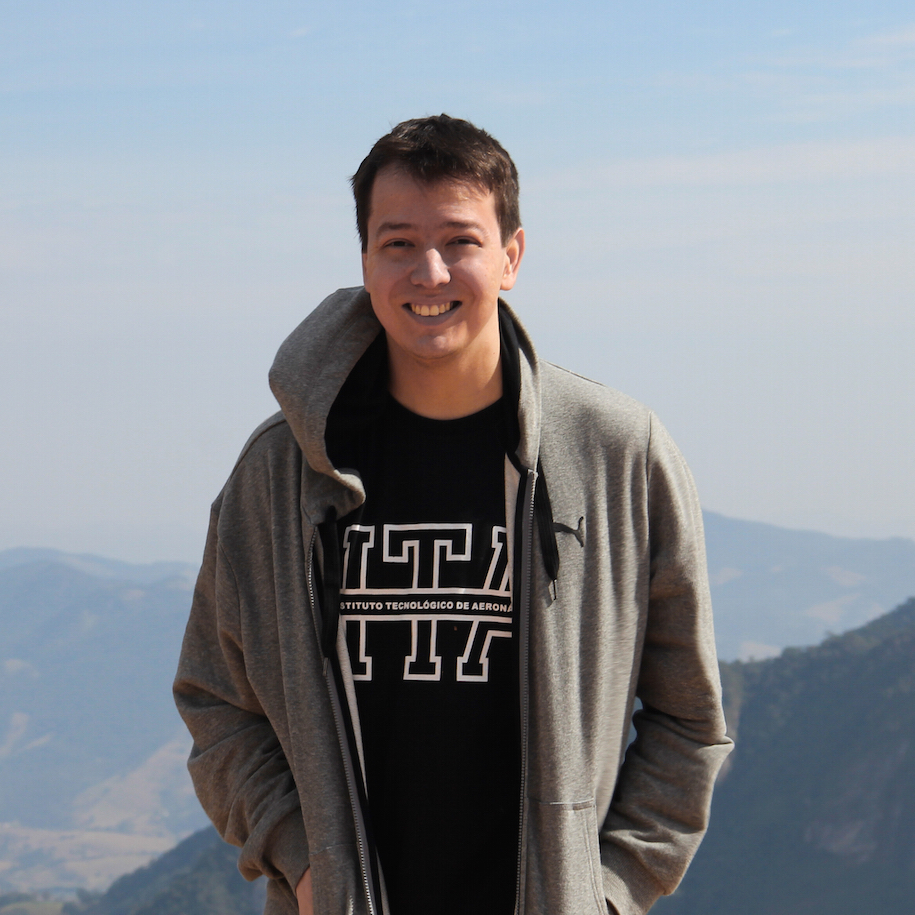
#> input picture _ i2Ai/CarlosMelo_VisaoComputacionalNaPratica/_Notebooks da Semana 1/carlos.jpg, 915 x 915 px
$ jupyter execute --allow-errors 'I2AI_0_Introdução_ao_OpenCV.ipynb'   (shell and % lines are left out)
#> lines starting #> are read from the running program, lines starting #| are printed output that depends on the picture
<h1 style="color:blue; text-align:center;">Aula 1: Introdução ao OpenCV</h1>

<hr>

Olá a todos, seja bem-vindo à aula 2 da nossa especialização em Visão Computacional. Hoje, vamos abordar alguns conceitos básicos e muito importantes para manipulação de imagens, utilizando a biblioteca OpenCV.

<h2 style="color:green; text-align:center;">1. Visão Geral da Aula</h2>

Os principais tópicos que vamos cobrir hoje incluem:

- Fundamentos de imagem no OpenCV
- Conceitos de pixel, cores e canais
- O sistema de coordenadas no OpenCV
- Acessando e manipulando pixels no OpenCV
- BGR vs RGB

Este *notebook*, somado aos *slides* teóricos das aulas, te darão um sólido entendimento de como as imagens são capturadas, processadas e armazenadas por uma câmera digital.

Além de saber como manipular essas imagens usando o OpenCV, você será capaz de ler e escrever imagens usando funções OpenCV, entenderá a diferença entre os formatos BGR e RGB, e será capaz de executar operações básicas e matemáticas em imagens.

<h2 style="color:green; text-align:center;">2. Introdução ao OpenCV</h2>

OpenCV é uma biblioteca de programação em C++ com capacidades em tempo real. Como é escrita em C/C++ otimizado, a biblioteca pode se beneficiar do processamento multi-core. Uma introdução teórica sobre a biblioteca OpenCV é realizada na próxima seção.

A biblioteca OpenCV é popular por várias razões, incluindo:

- É uma biblioteca de visão computacional de código aberto
- É uma biblioteca específica para processamento de imagens
- Possui mais de 2.500 algoritmos otimizados, incluindo algoritmos de visão computacional de última geração
- Suporte para aprendizado de máquina e aprendizado profundo
- Possui interfaces para C++, Python, Java e MATLAB
- A biblioteca suporta Windows, Linux, Android e macOS

<h3 style="color:green;">Módulos do OpenCV</h3>

O OpenCV é dividido em vários módulos. Cada módulo pode ser entendido, em geral, como sendo dedicado a um grupo de problemas de visão computacional. Os principais módulos são brevemente descritos aqui.

<center>

</center>

- `core`: *Funcionalidade principal*. Este módulo define estruturas de dados básicas e também funções básicas usadas por todos os outros módulos na biblioteca.
- `imgproc`: *Processamento de imagens*. Um módulo de processamento de imagens que inclui filtragem de imagens, transformações geométricas de imagens, conversão de espaço de cores e histogramas.
- `imgcodecs`: *Codecs de imagem*. Leitura e escrita de arquivos de imagem.
- `videoio`: *E/S de vídeo*. Uma interface para captura de vídeo e codecs de vídeo.
- `highgui`: *GUI de alto nível*. Uma interface para capacidades de interface do usuário. Ele fornece uma interface para fazer facilmente o seguinte:
    - Criar e manipular janelas que podem exibir/mostrar imagens
    - Adicionar barras de rastreamento às janelas, comandos de teclado e manipular eventos do mouse
- `video`: *Análise de vídeo*. Um módulo de análise de vídeo incluindo algoritmos de subtração de fundo, estimativa de movimento e rastreamento de objetos.
- `calib3d`: *Calibração de câmera e reconstrução 3D*. Este módulo cobre algoritmos básicos de geometria de múltiplas visões, algoritmos de correspondência estéreo, estimativa de pose de objetos, calibração de uma única câmera e estéreo, e também reconstrução 3D.
- `features2d`: *Framework de recursos 2D*. Este módulo inclui detectores de recursos, descritores e correspondentes de descritores.
- `objdetect`: *Detecção de objetos*. Detecção de objetos e instâncias de classes pré-definidas (por exemplo, rostos, olhos, pessoas e carros).
- `dnn`: *Módulo de rede neural profunda (DNN)*. Este módulo contém o seguinte:
    - API para criação de novas camadas
    - Conjunto de camadas úteis integradas
    - API para construir e modificar redes neurais a partir de camadas
    - Funcionalidade para carregar modelos de redes serializadas de diferentes frameworks de aprendizado profundo
- `ml`: *Aprendizado de máquina*. A Biblioteca de Aprendizado de Máquina (MLL) é um conjunto de classes e métodos que podem ser usados para fins de classificação, regressão e agrupamento.
- `flann`: *Agrupamento e pesquisa em espaços multidimensionais*. Fast Library for Approximate Nearest Neighbors (FLANN) é uma coleção de algoritmos que são altamente adequados para pesquisas rápidas de vizinhos mais próximos.
- `photo`: *Fotografia computacional*. Este módulo implementa um pipeline de junção que realiza a junção automática de imagens panorâmicas.
- `stitching`: *Junção de imagens*. Este módulo implementa um pipeline de junção que realiza a junção automática de imagens panorâmicas.
- `shape`: *Distância e correspondência de formas*. Este módulo pode ser usado para correspondência de formas, recuperação ou comparação.
- `superres`: *Super-resolução*. Este módulo contém um conjunto de classes e métodos que podem ser usados para aprimoramento de resolução.
- `videostab`: *Estabilização de vídeo*. Este módulo contém um conjunto de classes e métodos para estabilização de vídeo.
- `viz`: *Visualizador 3D*. Este módulo é usado para exibir widgets que fornecem vários métodos para interagir com cenas e widgets.

<h2 style="color:green; text-align:center;">3. Mão à Obra</h2>

Neste momento do notebook, importaremos as bibliotecas necessárias para nossa análise. As bibliotecas a serem importadas são:

- **cv2**: Usada para manipulação de imagem e vídeo.
- **matplotlib**: Usada para visualização de dados e imagens.
- **numpy**: Usada para computação científica e manipulação de arrays.

E finalmente, usamos `%matplotlib inline` para garantir que todos os gráficos e imagens sejam exibidos diretamente no notebook em vez de serem exibidos em uma nova janela, `matplotlib.rcParams['figure.figsize'] = (5.0, 5.0)` para configurar o tamanho padrão das figuras geradas pela biblioteca Matplotlib, e `matplotlib.rcParams['image.cmap'] = 'gray'` para configurar o mapa de cores padrão usado pela biblioteca Matplotlib para 'gray'.

<div class="alert alert-success">
Um mapa de cores é uma forma de mapear intensidades de dados para cores visuais, e o mapa `gray` é um mapa de cores em tons de cinza.
</div>

<h3 style="color:green;">Carregando Imagens com OpenCV</h3>

Vamos começar lendo uma imagem do disco usando a função `imread` do OpenCV. A sintaxe para isso em Python e C++ é a seguinte:

Esses comandos abaixo carregam a imagem especificada do disco para a memória. No caso do Python, a imagem é armazenada como um objeto NumPy multidimensional, enquanto no C++ ela é armazenada como um objeto `Mat`.

```python
# Python
img = cv2.imread("image.png", cv2.IMREAD_COLOR)
```

```c++
// C++
Mat img = imread("image.png", IMREAD_COLOR);
```

Aqui, o primeiro argumento é o nome da imagem que você deseja ler. O segundo argumento é um sinalizador opcional que poderia ser qualquer um dos seguintes métodos para a leitura de imagens:

- `cv2.IMREAD_COLOR`: Carrega uma imagem colorida. Qualquer transparência da imagem será ignorada. Este é o sinalizador padrão.
- `cv2.IMREAD_GRAYSCALE`: Carrega a imagem em modo de escala de cinza.
- `cv2.IMREAD_UNCHANGED`: Carrega a imagem como tal, incluindo o canal alfa.

A função `imread` retorna uma matriz multi-dimensional que contém os valores de intensidade de pixel da imagem. Para obter uma compreensão completa da função `imread` e suas diversas opções, você pode consultar a [documentação oficial do OpenCV](https://docs.opencv.org/4.7.0/d4/da8/group__imgcodecs.html#ga288b8b3da0892bd651fce07b3bbd3a56).

[cell 1]
# importar bibliotecas
import cv2
import matplotlib.pyplot as plt
import numpy as np
import matplotlib

matplotlib.rcParams['figure.figsize'] = (6.0, 6.0)
matplotlib.rcParams['image.cmap'] = 'gray'

<center>

</center>

[cell 2]
letra_c = cv2.imread("c_cinza.png", 0)
print(letra_c)
#| None

### Propriedades da Imagem

#> (a cell that did not finish here is left out)

<div class="alert alert-success">
No OpenCV, o tamanho é representado como uma tupla de $\text{largura } x \text{ altura}$ ou $\text{#colunas } x \text{ #linhas}$. Mas no NumPy, o método shape retorna o tamanho como uma tupla de $\text{altura } x \text{ largura}$.
</div>

### Manipulando Pixels

#> (a cell that did not finish here is left out)

#> (a cell that did not finish here is left out)

#> (a cell that did not finish here is left out)

#> (a cell that did not finish here is left out)

[cell 8]
# Criando uma nova figura para exibir as imagens
plt.figure(figsize=[5, 5])

# Exibindo a imagem original
# Lembre-se de que o OpenCV carrega imagens no formato BGR, então precisamos inverter os canais para exibir corretamente
plt.subplot(121)
#> (the rest of this cell did not finish here and is left out)

A biblioteca matplotlib do Python não respeita automaticamente a escala da imagem original quando plota uma região de interesse (ROI, Region of Interest). Para manter a escala original, é preciso especificar explicitamente o tamanho da imagem usando a função figsize quando você cria sua figura.

#> (a cell that did not finish here is left out)

### Dividindo e Mesclando Canais

[cell 10]
img = cv2.imread("carlos.jpg")
#> img is the input picture: shape (915, 915, 3); mean B, G, R 146.3, 139, 133.5

É importante entender o que estamos prestes a fazer. Vamos usar o método `plt.imshow(img)`. Este método é parte da biblioteca *matplotlib*, e é usado para plotar a imagem.

Vale ressaltar que o método `plt.imshow()` espera que a imagem seja no formato RGB, mas a biblioteca *OpenCV* carrega imagens no formato BGR. Portanto, se você estiver carregando sua imagem usando *OpenCV*, será necessário converter os canais de cores de BGR para RGB antes de plotar a imagem. No entanto, neste exemplo, estamos plotando a imagem sem fazer essa conversão.

[cell 11]
plt.imshow(img)

Novamente, vamos nos preparar para a próxima linha de código. Agora, utilizaremos `plt.imshow(img[...,::-1])`. O que estamos fazendo aqui é inverter a ordem dos canais de cores da imagem. Lembre-se que mencionamos anteriormente que *OpenCV* carrega as imagens no formato BGR, enquanto métodos como `plt.imshow()` esperam que a imagem esteja no formato RGB.

O trecho `[...,::-1]` é uma operação de fatiamento em Python que inverte a ordem dos canais. Em termos simples, estamos convertendo a imagem de BGR para RGB.

[cell 12]
plt.imshow(img[...,::-1])

No próximo trecho de código, estamos fazendo várias coisas:

1. Estamos dividindo a imagem em seus canais de cores separados com `b, g, r = cv2.split(img)`. Isso nos dá três imagens em escala de cinza, cada uma representando a quantidade de azul, verde e vermelho, respectivamente, em cada pixel da imagem.

2. Em seguida, usamos `plt.figure(figsize=[20,5])` para criar uma nova figura com um tamanho específico.

3. Com `plt.subplot()`, estamos criando vários subgráficos na mesma figura. Cada subplot exibirá uma das imagens de canal de cor que criamos anteriormente, bem como a imagem original invertida em RGB.

[cell 13]
# Dividindo a imagem em seus respectivos canais de cor.
b, g, r = cv2.split(img)
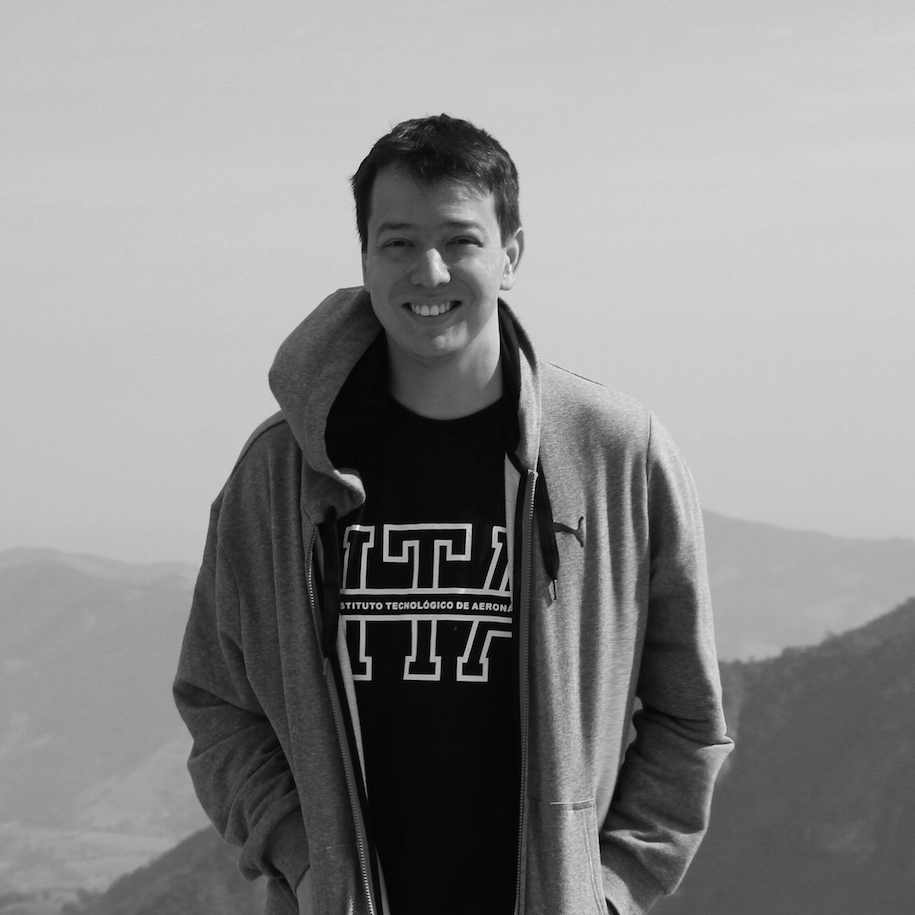
#> g: shape (915, 915); min 0, max 248, mean 139
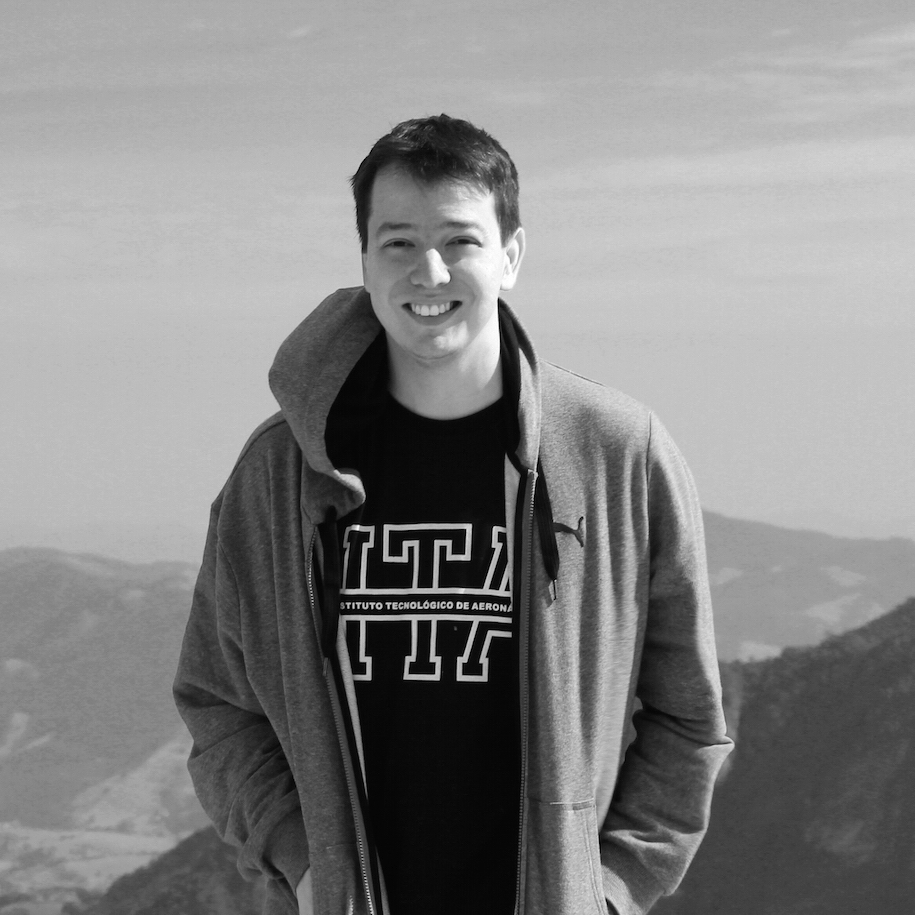
#> r: shape (915, 915); min 0, max 255, mean 133.5

# Criando uma nova figura com tamanho específico.
plt.figure(figsize=[20,5])

plt.subplot(141);plt.imshow(r);plt.title('Canal Vermelho')
plt.subplot(142);plt.imshow(g);plt.title('Canal Verde')
plt.subplot(143);plt.imshow(b);plt.title('Canal Azul')

# realizando o merge dos canais
img_merged = cv2.merge((b, g, r))

# plots com canais separados e imagem final composta
plt.subplot(144);plt.imshow(img_merged[...,::-1]);plt.title('Imagem RGB')

No exemplo anterior, carregamos uma imagem sem transparência. Como você viu, ao executar `img.shape` houve apenas 3 canais. Agora, vamos lidar com um tipo diferente de imagem **- uma imagem PNG que contém um canal alfa de transparência.** Quando carregamos essa imagem com `cv2.imread()`, passando `-1` como segundo argumento para garantir que todos os canais (incluindo o alfa) sejam carregados, notamos que a função `img.shape` retorna 4 canais.

Isso acontece porque as imagens PNG podem conter um quarto canal, o canal alfa. Este canal adiciona informações de transparência à imagem, permitindo que certos pixels da imagem sejam parcial ou totalmente transparentes.

Dessa forma, ao manipular ou visualizar este tipo de imagem, é importante levar em consideração este quarto canal. Veja como temos que fazer:

1. `ushuaia_bgr = ushuaia[:,:,0:3]` e `ushuaia_alpha = ushuaia[:,:,3]` separam a imagem original em seus canais de cor (BGR) e canal alfa. O canal alfa é uma camada de imagem que controla a transparência de cada pixel da imagem.

2. `blank_image = np.zeros(ushuaia_bgr.shape, dtype=np.uint8)` cria uma imagem totalmente preta com as mesmas dimensões da imagem original. Esta imagem será usada como base para aplicar a máscara alfa.

3. `ushuaia_bgr_masked = cv2.bitwise_and(ushuaia_bgr, ushuaia_bgr, mask=ushuaia_alpha)` aplica a máscara alfa à imagem BGR. A função `cv2.bitwise_and()` realiza uma operação AND bit a bit entre a imagem BGR e ela mesma, mas considerando apenas os pixels onde a máscara alfa é diferente de zero. Isso efetivamente "aplica" a transparência da máscara alfa à imagem BGR.

4. Finalmente, `plt.imshow(ushuaia_bgr_masked[:,:,::-1])` e `plt.imshow(ushuaia_alpha, cmap='gray')` exibem a imagem BGR com a máscara alfa aplicada e o canal alfa isolado, respectivamente. Note que `[...,::-1]` é usado para converter a imagem de BGR para RGB para exibição correta.

[cell 14]
import numpy as np

# carregar imagem com canal alpha
ushuaia = cv2.imread('ushuaia.png', -1)
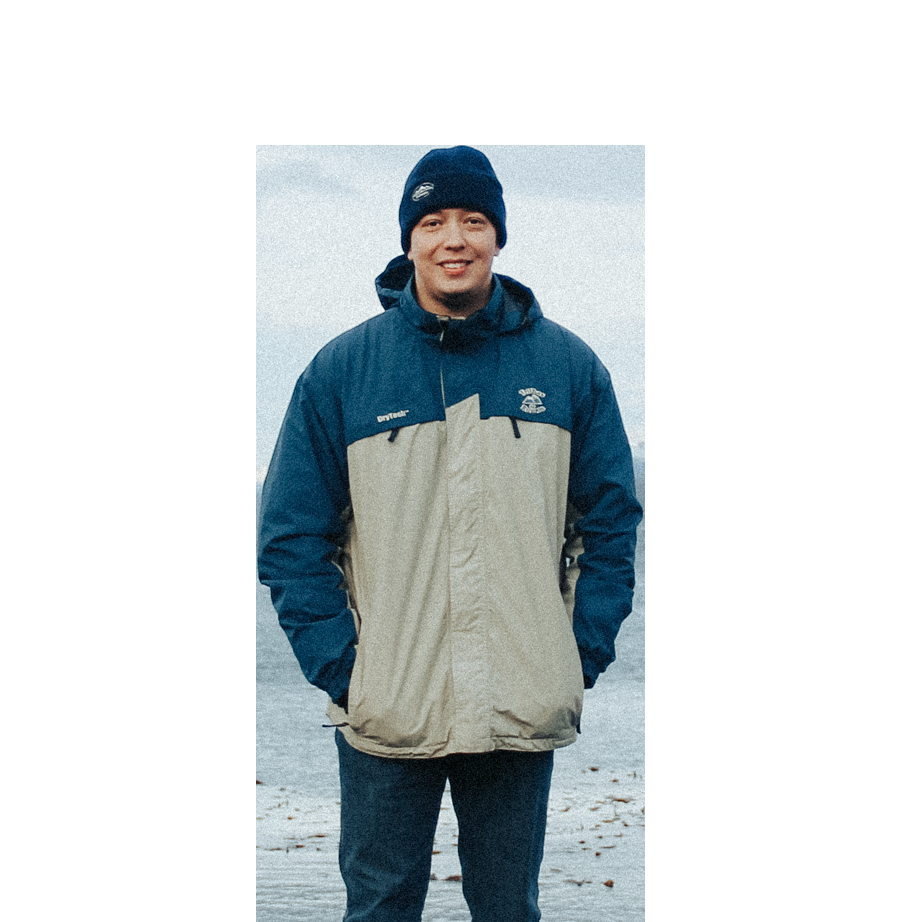
#> input picture _ i2Ai/CarlosMelo_VisaoComputacionalNaPratica/_Notebooks da Semana 1/ushuaia.png, 922 x 922 px
#> ushuaia is the input picture: shape (922, 922, 4); mean B, G, R, A 216.5, 214.6, 208.3, 56.7

# Sua imagem BGR e canal alfa
ushuaia_bgr = ushuaia[:,:,0:3]
ushuaia_alpha = ushuaia[:,:,3]
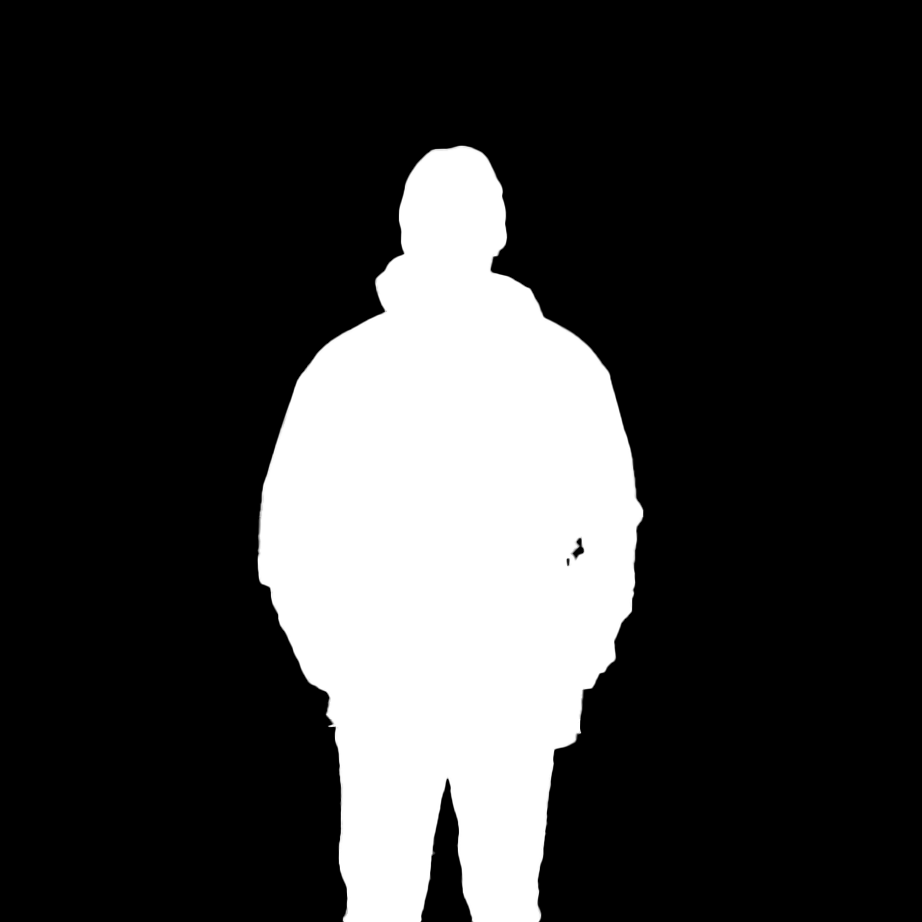
#> ushuaia_alpha: shape (922, 922); min 0, max 255, mean 56.7

# Criar uma imagem em branco com o mesmo tamanho que a imagem original
blank_image = np.zeros(ushuaia_bgr.shape, dtype=np.uint8)

# Aplicar a máscara alfa à imagem BGR
ushuaia_bgr_masked = cv2.bitwise_and(ushuaia_bgr, ushuaia_bgr, mask=ushuaia_alpha)
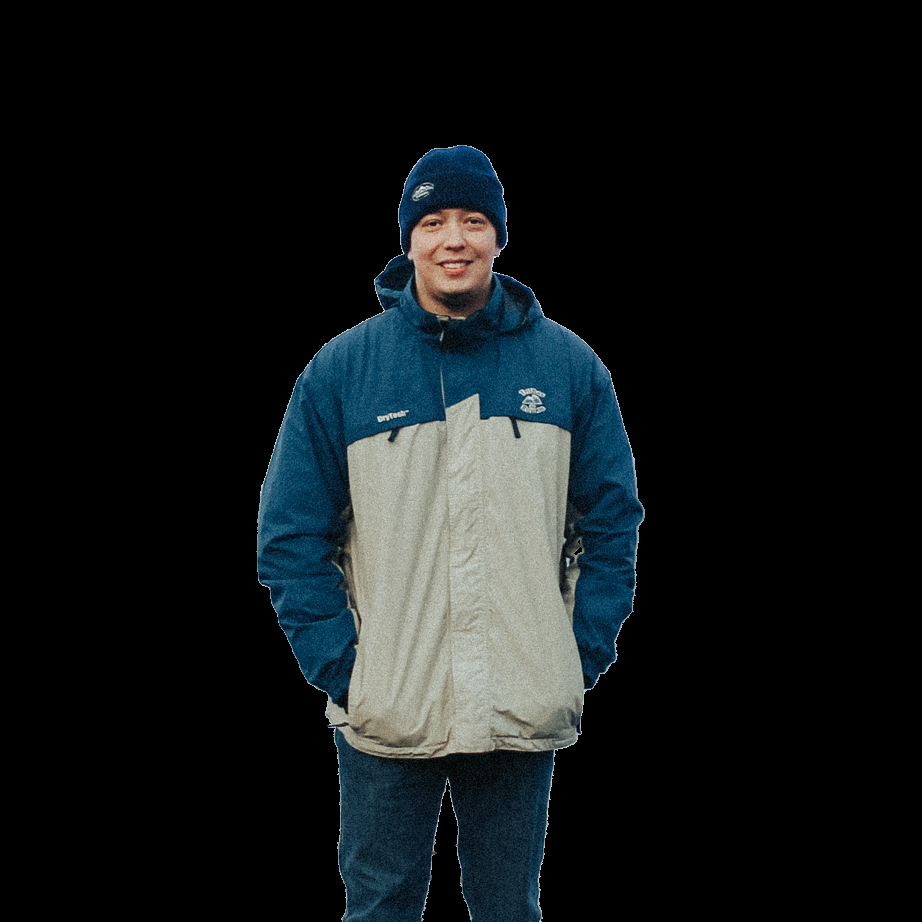
#> ushuaia_bgr_masked: shape (922, 922, 3); mean B, G, R 23.9, 22.6, 18.1

# Exibir a imagem BGR com a máscara alfa aplicada
plt.figure(figsize=[15,15])
plt.subplot(121);plt.imshow(ushuaia_bgr_masked[:,:,::-1]);
plt.subplot(122);plt.imshow(ushuaia_alpha, cmap='gray');
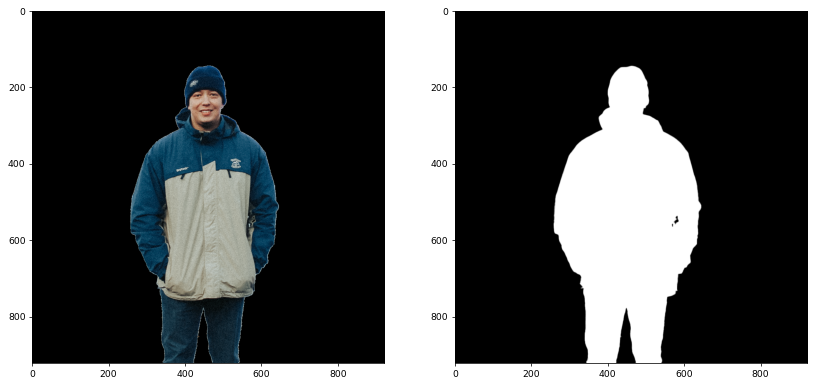
#> figure drawn by matplotlib, 2 panels

[cell 15]
ushuaia[:, :, 3].shape
#> Out = (922, 922)
